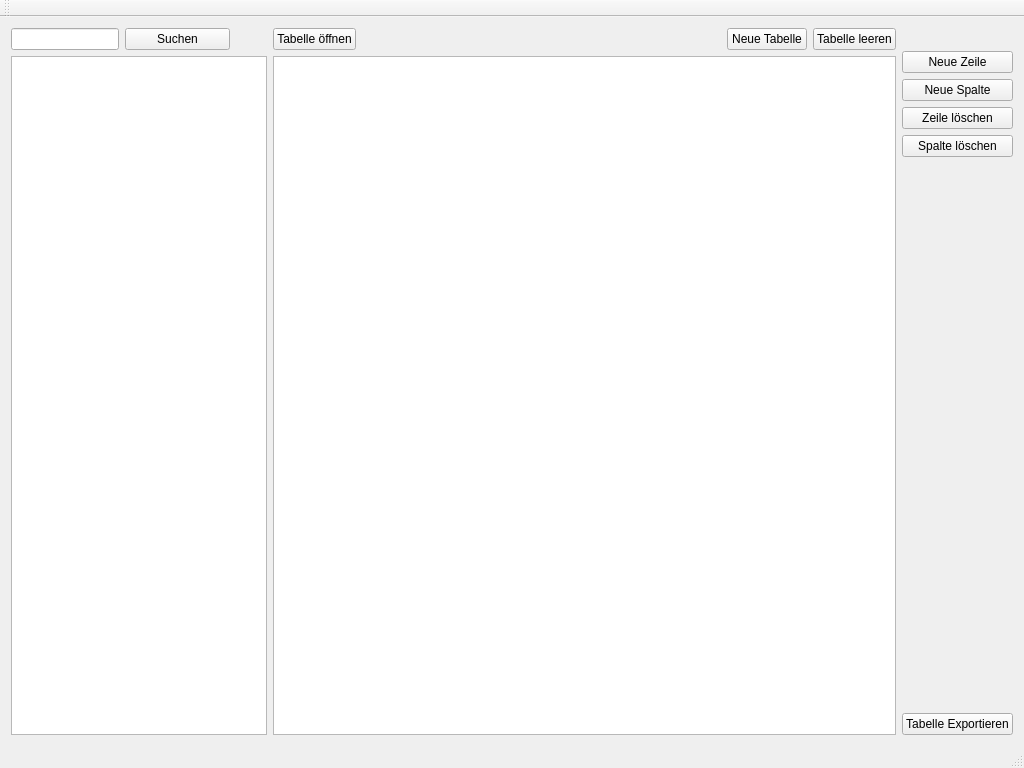
<?xml version="1.0" encoding="UTF-8"?>
<ui version="4.0">
 <class>MainWindow</class>
 <widget class="QMainWindow" name="MainWindow">
  <property name="geometry">
   <rect>
    <x>0</x>
    <y>0</y>
    <width>1024</width>
    <height>768</height>
   </rect>
  </property>
  <property name="windowTitle">
   <string>MainWindow</string>
  </property>
  <widget class="QWidget" name="centralWidget">
   <layout class="QGridLayout" name="gridLayout">
    <item row="0" column="0">
     <layout class="QHBoxLayout" name="horizontalLayout_3">
      <item>
       <widget class="QLineEdit" name="sucheLineEdit">
        <property name="enabled">
         <bool>true</bool>
        </property>
        <property name="sizePolicy">
         <sizepolicy hsizetype="Fixed" vsizetype="Fixed">
          <horstretch>0</horstretch>
          <verstretch>0</verstretch>
         </sizepolicy>
        </property>
       </widget>
      </item>
      <item>
       <widget class="QPushButton" name="sucheButton">
        <property name="text">
         <string>Suchen</string>
        </property>
       </widget>
      </item>
      <item>
       <spacer name="horizontalSpacer">
        <property name="orientation">
         <enum>Qt::Horizontal</enum>
        </property>
        <property name="sizeType">
         <enum>QSizePolicy::Fixed</enum>
        </property>
        <property name="sizeHint" stdset="0">
         <size>
          <width>37</width>
          <height>17</height>
         </size>
        </property>
       </spacer>
      </item>
     </layout>
    </item>
    <item row="0" column="1" rowspan="2">
     <layout class="QHBoxLayout" name="horizontalLayout_2">
      <item>
       <layout class="QVBoxLayout" name="verticalLayout_2">
        <item>
         <layout class="QHBoxLayout" name="horizontalLayout">
          <item>
           <widget class="QPushButton" name="oeffneTabelleButton">
            <property name="text">
             <string>Tabelle öffnen</string>
            </property>
           </widget>
          </item>
          <item>
           <spacer name="horizontalSpacer_2">
            <property name="orientation">
             <enum>Qt::Horizontal</enum>
            </property>
            <property name="sizeHint" stdset="0">
             <size>
              <width>40</width>
              <height>20</height>
             </size>
            </property>
           </spacer>
          </item>
          <item>
           <widget class="QPushButton" name="neueTabelleButton">
            <property name="text">
             <string>Neue Tabelle</string>
            </property>
           </widget>
          </item>
          <item>
           <widget class="QPushButton" name="loescheTabelleButton">
            <property name="text">
             <string>Tabelle leeren</string>
            </property>
           </widget>
          </item>
         </layout>
        </item>
        <item>
         <widget class="QTableView" name="myTableView"/>
        </item>
       </layout>
      </item>
      <item>
       <layout class="QVBoxLayout" name="verticalLayout">
        <item>
         <spacer name="horizontalSpacer_3">
          <property name="orientation">
           <enum>Qt::Horizontal</enum>
          </property>
          <property name="sizeType">
           <enum>QSizePolicy::Fixed</enum>
          </property>
          <property name="sizeHint" stdset="0">
           <size>
            <width>40</width>
            <height>23</height>
           </size>
          </property>
         </spacer>
        </item>
        <item>
         <widget class="QPushButton" name="neueZeileButton">
          <property name="text">
           <string>Neue Zeile</string>
          </property>
         </widget>
        </item>
        <item>
         <widget class="QPushButton" name="neueSpalteButton">
          <property name="text">
           <string>Neue Spalte</string>
          </property>
         </widget>
        </item>
        <item>
         <widget class="QPushButton" name="loescheZeileButton">
          <property name="text">
           <string>Zeile löschen</string>
          </property>
         </widget>
        </item>
        <item>
         <widget class="QPushButton" name="loescheSpalteButton">
          <property name="text">
           <string>Spalte löschen</string>
          </property>
         </widget>
        </item>
        <item>
         <spacer name="verticalSpacer">
          <property name="orientation">
           <enum>Qt::Vertical</enum>
          </property>
          <property name="sizeHint" stdset="0">
           <size>
            <width>20</width>
            <height>40</height>
           </size>
          </property>
         </spacer>
        </item>
        <item>
         <widget class="QPushButton" name="exportiereTabelleButton">
          <property name="text">
           <string>Tabelle Exportieren</string>
          </property>
         </widget>
        </item>
       </layout>
      </item>
     </layout>
    </item>
    <item row="1" column="0">
     <widget class="QTreeView" name="myTreeView">
      <property name="sizePolicy">
       <sizepolicy hsizetype="Fixed" vsizetype="Expanding">
        <horstretch>0</horstretch>
        <verstretch>0</verstretch>
       </sizepolicy>
      </property>
      <property name="cursor" stdset="0">
       <cursorShape>ArrowCursor</cursorShape>
      </property>
      <property name="sizeAdjustPolicy">
       <enum>QAbstractScrollArea::AdjustIgnored</enum>
      </property>
     </widget>
    </item>
   </layout>
  </widget>
  <widget class="QToolBar" name="mainToolBar">
   <attribute name="toolBarArea">
    <enum>TopToolBarArea</enum>
   </attribute>
   <attribute name="toolBarBreak">
    <bool>false</bool>
   </attribute>
  </widget>
  <widget class="QStatusBar" name="statusBar"/>
  <widget class="QMenuBar" name="menuBar">
   <property name="geometry">
    <rect>
     <x>0</x>
     <y>0</y>
     <width>1024</width>
     <height>21</height>
    </rect>
   </property>
  </widget>
 </widget>
 <layoutdefault spacing="6" margin="11"/>
 <resources/>
 <connections/>
</ui>
